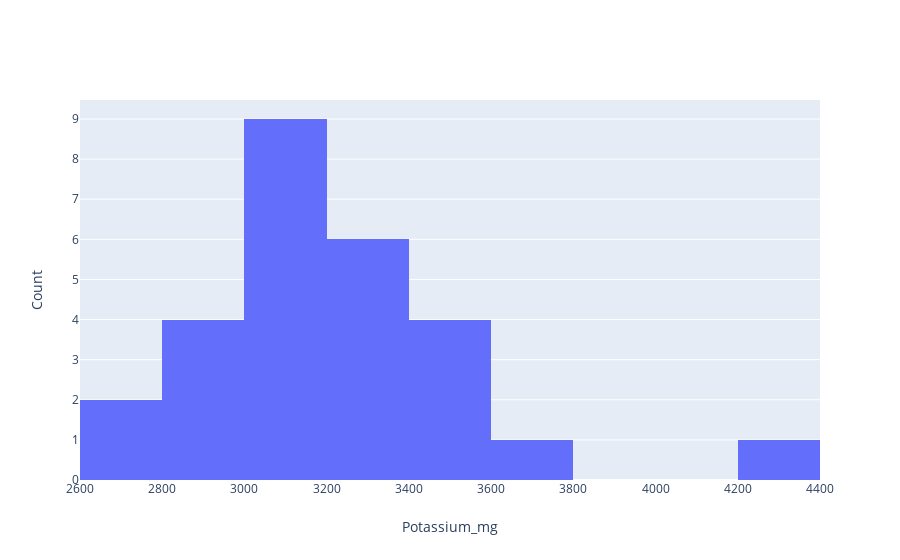

This figure's notebook cell:
### Code cell
import plotly.graph_objects as go
import pandas
fig = go.Figure()
x_label = labels
y_value = data_mat[:,1]
fig.add_trace(go.Histogram(
    x=y_value,nbinsx=10)
)
fig.update_layout(
     xaxis_title="Potassium_mg",
     yaxis_title="Count"
)
fig.show()

### Figure 1 — Plotly figure (JSON) as saved in the notebook; plotly's stock layout.template omitted (floating-point values rounded to 4 significant figures)
{"data": [{"nbinsx": 10, "type": "histogram", "x": ["3096.79", "3607.14", "3584.78", "3256.73", "3286.95", "2788.97", "2958.56", "3027.64", "2976.70", "3147.04", "3069.44", "3535.94", "3119.75", "3072.45", "2975.42", "3045.60", "3130.37", "3485.87", "3508.62", "4213.49", "3233.10", "3264.95", "3116.21", "2954.50", "3279.18", "3227.24", "2664.38"]}], "layout": {"xaxis": {"title": {"text": "Potassium_mg"}}, "yaxis": {"title": {"text": "Count"}}}}
